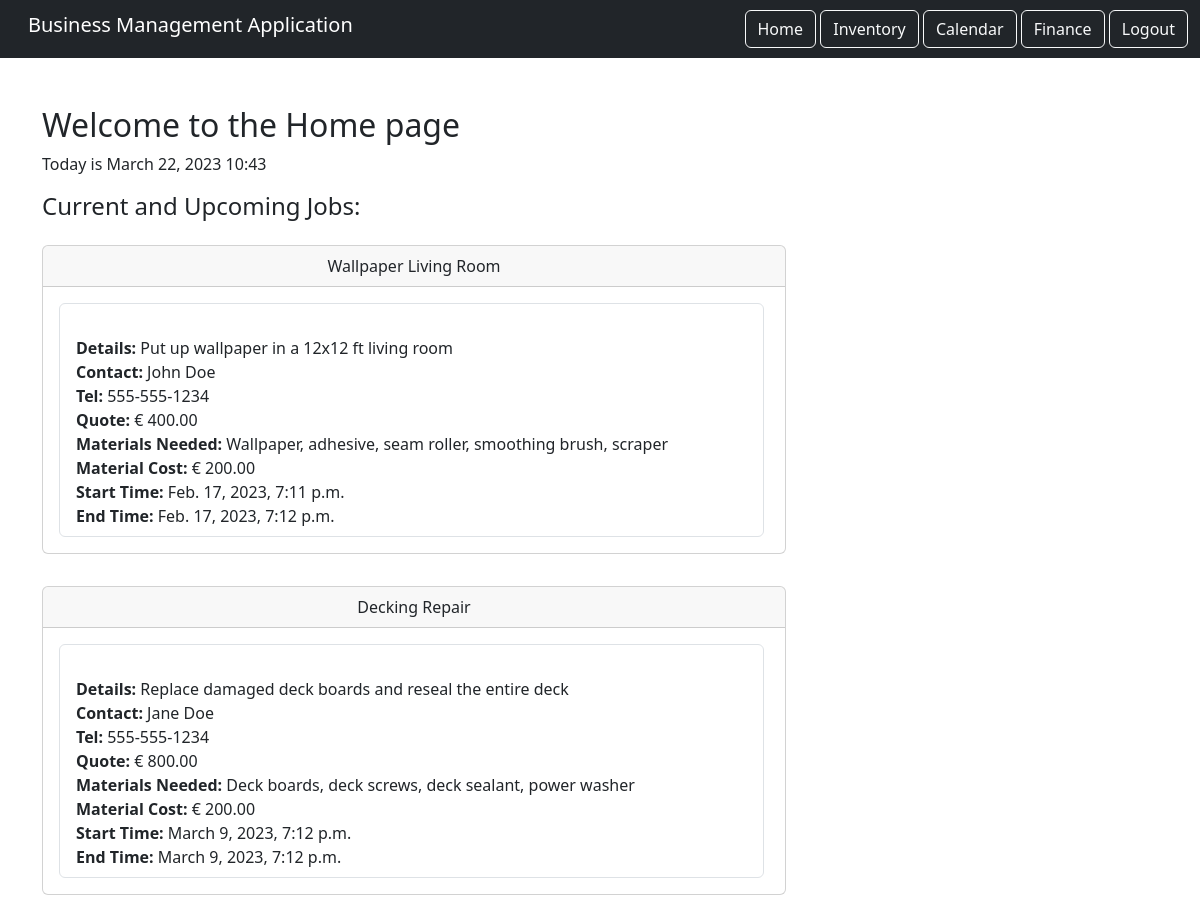
Page / (signed in) on the earlier database version.
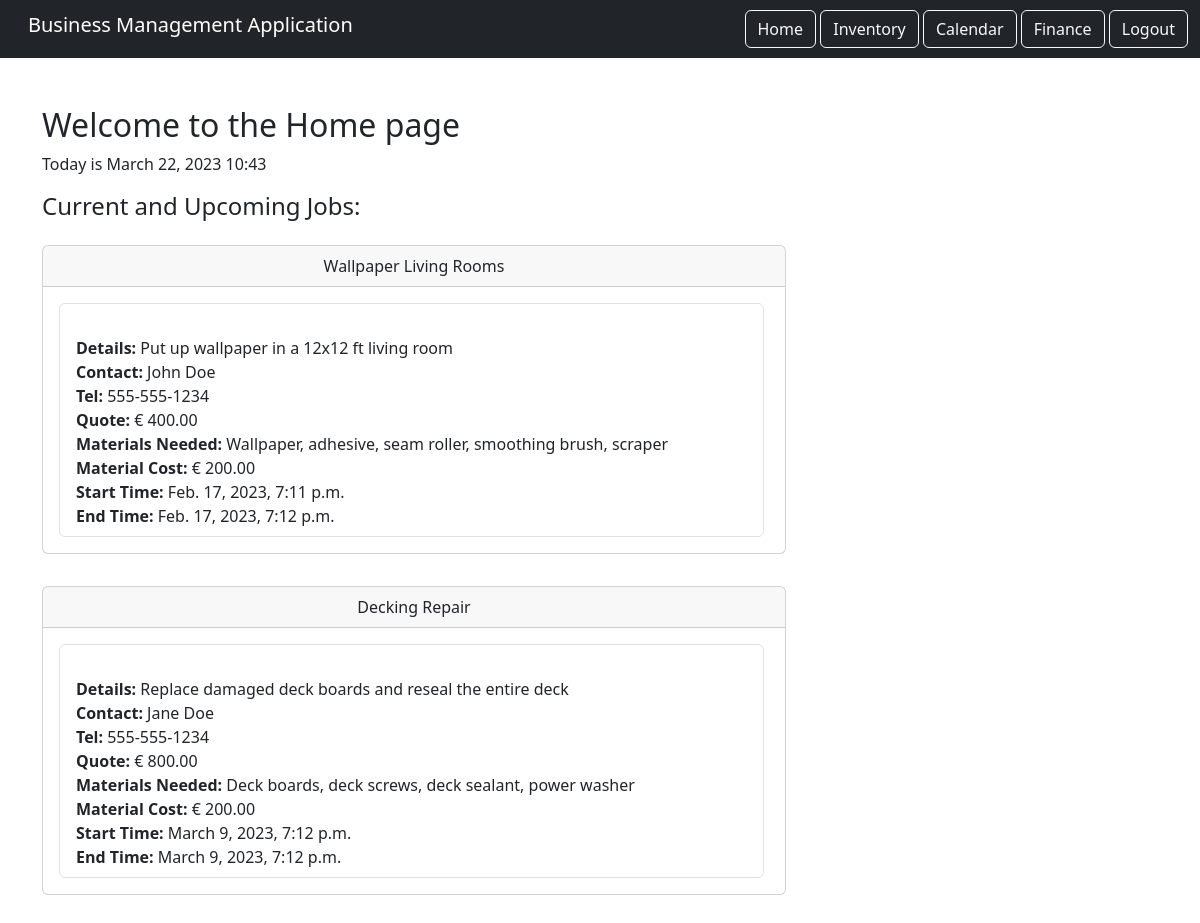
Same page on the later database version.
### calendar_component/models.py (models this page shows, shortened)
class Booking(models.Model):
    title = models.CharField(max_length=200)
    details = models.TextField()
    contact = models.CharField(max_length=200)
    phone_number = models.CharField(max_length=15)
    quote = models.DecimalField(max_digits=10, decimal_places=2)
    materials_needed = models.TextField()
    materials_cost = models.DecimalField(max_digits=10, decimal_places=2)
    start_time = models.DateTimeField()
    end_time = models.DateTimeField()
    completed = models.BooleanField(default=False)
    user = models.ForeignKey(User, on_delete=models.CASCADE, related_name='bookings')

### home/views.py (the view)
# urls.py: path('', views.HomePage.as_view(), name="home"),
class HomePage(LoginRequiredMixin, TemplateView):
    template_name = 'home.html'
    login_url = '/login'
    def get_context_data(self, **kwargs):
        context = super().get_context_data(**kwargs)
        context['now'] = timezone.now()
        user_events = Booking.objects.filter(completed=False, user=self.request.user)
        context['events'] = user_events[:2]
        return context

### home/templates/home.html (shortened to what this page needs)
{% extends 'base.html' %}
{% load static %}
{% block content %}
    <div class="row">
        <div class="col">
            <div class="home-holder">
                <h1 class="fs-2">Welcome to the Home page</h1>
            </div>
        </div>
    </div>
    <p>Today is {{ now|date:'F d, Y H:i' }}</p>
    <div class="flex-start">
        <h4>Current and Upcoming Jobs:</h4>
    </div>
    <div>
        {% for event in events %}
            <div class="col-md-8 py-3">
                <div class="card">
                    <div class="card-header text-center">
                        {{ event.title }}
                    </div>
                    <div class="card-body">
                        <ul class="list-group">
                            <li class="list-group-item">
                                <br> <span class="text-left"><strong> Details: </strong> {{ event.details }}</span>
                                <br> <span class="text-left"><strong> Contact: </strong> {{ event.contact }}</span>
                                <br> <span class="text-left"><strong> Tel: </strong> {{ event.phone_number }}</span>
                                <br> <span class="text-left"><strong> Quote: </strong> &euro; {{ event.quote }}</span>
                                <br> <span class="text-left"><strong> Materials Needed: </strong> {{ event.materials_needed }}</span>
                                <br> <span class="text-left"><strong> Material Cost: </strong> &euro; {{ event.materials_cost }} </span>
                                <br> <span class="text-left"><strong> Start Time: </strong> {{ event.start_time }}</span>
                                <br> <span class="text-left"><strong> End Time: </strong> {{ event.end_time }}</span>
                        </ul>
                    </div>
                </div>
            </div>
        {% endfor %}
    </div>
{% endblock content %}

Differences in the rows shown:
changed Booking "Put up wallpaper in a 12x12 ft living room": title "Wallpaper Living Room" → "Wallpaper Living Rooms"
